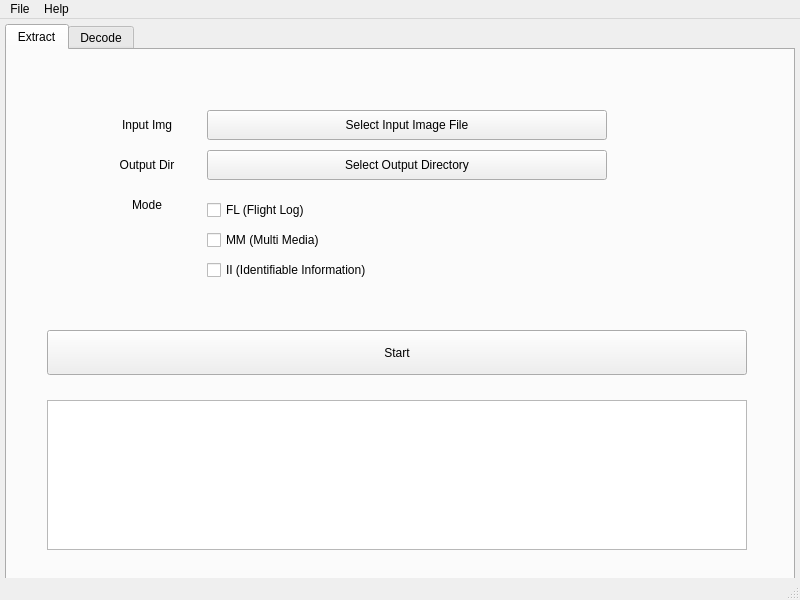
<?xml version="1.0" encoding="UTF-8"?>
<ui version="4.0">
 <class>MainWindow</class>
 <widget class="QMainWindow" name="MainWindow">
  <property name="geometry">
   <rect>
    <x>0</x>
    <y>0</y>
    <width>800</width>
    <height>600</height>
   </rect>
  </property>
  <property name="windowTitle">
   <string>Fosegu</string>
  </property>
  <widget class="QWidget" name="centralwidget">
   <widget class="QTabWidget" name="tabWidget">
    <property name="geometry">
     <rect>
      <x>5</x>
      <y>5</y>
      <width>790</width>
      <height>590</height>
     </rect>
    </property>
    <property name="currentIndex">
     <number>0</number>
    </property>
    <widget class="QWidget" name="tab">
     <attribute name="title">
      <string>Extract</string>
     </attribute>
     <widget class="QPushButton" name="pushButton">
      <property name="geometry">
       <rect>
        <x>40</x>
        <y>280</y>
        <width>700</width>
        <height>45</height>
       </rect>
      </property>
      <property name="text">
       <string>Start</string>
      </property>
     </widget>
     <widget class="QTextBrowser" name="textBrowser">
      <property name="geometry">
       <rect>
        <x>40</x>
        <y>350</y>
        <width>700</width>
        <height>150</height>
       </rect>
      </property>
     </widget>
     <widget class="QPushButton" name="pushButton_3">
      <property name="geometry">
       <rect>
        <x>200</x>
        <y>60</y>
        <width>400</width>
        <height>30</height>
       </rect>
      </property>
      <property name="text">
       <string>Select Input Image File</string>
      </property>
     </widget>
     <widget class="QLabel" name="label">
      <property name="geometry">
       <rect>
        <x>90</x>
        <y>60</y>
        <width>100</width>
        <height>30</height>
       </rect>
      </property>
      <property name="text">
       <string>Input Img</string>
      </property>
      <property name="alignment">
       <set>Qt::AlignCenter</set>
      </property>
     </widget>
     <widget class="QPushButton" name="pushButton_4">
      <property name="geometry">
       <rect>
        <x>200</x>
        <y>100</y>
        <width>400</width>
        <height>30</height>
       </rect>
      </property>
      <property name="text">
       <string>Select Output Directory</string>
      </property>
     </widget>
     <widget class="QLabel" name="label_2">
      <property name="geometry">
       <rect>
        <x>90</x>
        <y>100</y>
        <width>100</width>
        <height>30</height>
       </rect>
      </property>
      <property name="text">
       <string>Output Dir</string>
      </property>
      <property name="alignment">
       <set>Qt::AlignCenter</set>
      </property>
     </widget>
     <widget class="QLabel" name="label_3">
      <property name="geometry">
       <rect>
        <x>90</x>
        <y>140</y>
        <width>100</width>
        <height>30</height>
       </rect>
      </property>
      <property name="text">
       <string>Mode</string>
      </property>
      <property name="alignment">
       <set>Qt::AlignCenter</set>
      </property>
     </widget>
     <widget class="QCheckBox" name="checkBox">
      <property name="geometry">
       <rect>
        <x>200</x>
        <y>150</y>
        <width>200</width>
        <height>20</height>
       </rect>
      </property>
      <property name="text">
       <string>FL (Flight Log)</string>
      </property>
     </widget>
     <widget class="QCheckBox" name="checkBox_2">
      <property name="geometry">
       <rect>
        <x>200</x>
        <y>180</y>
        <width>200</width>
        <height>20</height>
       </rect>
      </property>
      <property name="text">
       <string>MM (Multi Media)</string>
      </property>
     </widget>
     <widget class="QCheckBox" name="checkBox_3">
      <property name="geometry">
       <rect>
        <x>200</x>
        <y>210</y>
        <width>200</width>
        <height>20</height>
       </rect>
      </property>
      <property name="text">
       <string>II (Identifiable Information)</string>
      </property>
     </widget>
     <widget class="QScrollArea" name="scrollArea">
      <property name="geometry">
       <rect>
        <x>40</x>
        <y>350</y>
        <width>700</width>
        <height>150</height>
       </rect>
      </property>
      <property name="widgetResizable">
       <bool>true</bool>
      </property>
      <widget class="QWidget" name="scrollAreaWidgetContents">
       <property name="geometry">
        <rect>
         <x>0</x>
         <y>0</y>
         <width>698</width>
         <height>148</height>
        </rect>
       </property>
      </widget>
     </widget>
     <zorder>scrollArea</zorder>
     <zorder>pushButton</zorder>
     <zorder>textBrowser</zorder>
     <zorder>pushButton_3</zorder>
     <zorder>label</zorder>
     <zorder>pushButton_4</zorder>
     <zorder>label_2</zorder>
     <zorder>label_3</zorder>
     <zorder>checkBox</zorder>
     <zorder>checkBox_2</zorder>
     <zorder>checkBox_3</zorder>
    </widget>
    <widget class="QWidget" name="tab_2">
     <attribute name="title">
      <string>Decode</string>
     </attribute>
     <widget class="QPushButton" name="pushButton_2">
      <property name="geometry">
       <rect>
        <x>40</x>
        <y>280</y>
        <width>700</width>
        <height>45</height>
       </rect>
      </property>
      <property name="text">
       <string>Start</string>
      </property>
     </widget>
     <widget class="QTextBrowser" name="textBrowser_2">
      <property name="geometry">
       <rect>
        <x>40</x>
        <y>350</y>
        <width>700</width>
        <height>150</height>
       </rect>
      </property>
     </widget>
     <widget class="QPushButton" name="pushButton_5">
      <property name="geometry">
       <rect>
        <x>200</x>
        <y>20</y>
        <width>400</width>
        <height>30</height>
       </rect>
      </property>
      <property name="text">
       <string>Select Input .DAT File (Flight Log)</string>
      </property>
     </widget>
     <widget class="QPushButton" name="pushButton_6">
      <property name="geometry">
       <rect>
        <x>200</x>
        <y>60</y>
        <width>400</width>
        <height>30</height>
       </rect>
      </property>
      <property name="text">
       <string>Select Output Directory</string>
      </property>
     </widget>
     <widget class="QLabel" name="label_4">
      <property name="geometry">
       <rect>
        <x>90</x>
        <y>60</y>
        <width>100</width>
        <height>30</height>
       </rect>
      </property>
      <property name="text">
       <string>Output Dir</string>
      </property>
      <property name="alignment">
       <set>Qt::AlignCenter</set>
      </property>
     </widget>
     <widget class="QLabel" name="label_5">
      <property name="geometry">
       <rect>
        <x>90</x>
        <y>20</y>
        <width>100</width>
        <height>30</height>
       </rect>
      </property>
      <property name="text">
       <string>Input .DAT</string>
      </property>
      <property name="alignment">
       <set>Qt::AlignCenter</set>
      </property>
     </widget>
     <widget class="QLabel" name="label_6">
      <property name="geometry">
       <rect>
        <x>380</x>
        <y>110</y>
        <width>100</width>
        <height>30</height>
       </rect>
      </property>
      <property name="text">
       <string>CSV</string>
      </property>
      <property name="alignment">
       <set>Qt::AlignCenter</set>
      </property>
     </widget>
     <widget class="QRadioButton" name="radioButton">
      <property name="geometry">
       <rect>
        <x>490</x>
        <y>120</y>
        <width>71</width>
        <height>25</height>
       </rect>
      </property>
      <property name="text">
       <string>.CSV</string>
      </property>
     </widget>
     <widget class="QRadioButton" name="radioButton_2">
      <property name="geometry">
       <rect>
        <x>490</x>
        <y>150</y>
        <width>211</width>
        <height>25</height>
       </rect>
      </property>
      <property name="text">
       <string>Event Log (column in .csv)</string>
      </property>
     </widget>
     <widget class="QCheckBox" name="checkBox_4">
      <property name="geometry">
       <rect>
        <x>490</x>
        <y>250</y>
        <width>200</width>
        <height>20</height>
       </rect>
      </property>
      <property name="text">
       <string>RecDefs File</string>
      </property>
     </widget>
     <widget class="QCheckBox" name="checkBox_5">
      <property name="geometry">
       <rect>
        <x>490</x>
        <y>190</y>
        <width>200</width>
        <height>20</height>
       </rect>
      </property>
      <property name="text">
       <string>Event Log File</string>
      </property>
     </widget>
     <widget class="QLabel" name="label_7">
      <property name="geometry">
       <rect>
        <x>380</x>
        <y>180</y>
        <width>100</width>
        <height>30</height>
       </rect>
      </property>
      <property name="text">
       <string>Mode</string>
      </property>
      <property name="alignment">
       <set>Qt::AlignCenter</set>
      </property>
     </widget>
     <widget class="QCheckBox" name="checkBox_6">
      <property name="geometry">
       <rect>
        <x>490</x>
        <y>220</y>
        <width>200</width>
        <height>20</height>
       </rect>
      </property>
      <property name="text">
       <string>Config Log File</string>
      </property>
     </widget>
     <widget class="QRadioButton" name="radioButton_3">
      <property name="geometry">
       <rect>
        <x>150</x>
        <y>180</y>
        <width>211</width>
        <height>25</height>
       </rect>
      </property>
      <property name="text">
       <string>Motor Start</string>
      </property>
     </widget>
     <widget class="QRadioButton" name="radioButton_4">
      <property name="geometry">
       <rect>
        <x>150</x>
        <y>150</y>
        <width>151</width>
        <height>25</height>
       </rect>
      </property>
      <property name="text">
       <string>Recording Start</string>
      </property>
     </widget>
     <widget class="QLabel" name="label_8">
      <property name="geometry">
       <rect>
        <x>50</x>
        <y>140</y>
        <width>100</width>
        <height>30</height>
       </rect>
      </property>
      <property name="text">
       <string>Time Axis</string>
      </property>
      <property name="alignment">
       <set>Qt::AlignCenter</set>
      </property>
     </widget>
     <widget class="QRadioButton" name="radioButton_5">
      <property name="geometry">
       <rect>
        <x>150</x>
        <y>210</y>
        <width>211</width>
        <height>25</height>
       </rect>
      </property>
      <property name="text">
       <string>Flight Start</string>
      </property>
     </widget>
     <widget class="QScrollArea" name="scrollArea_2">
      <property name="geometry">
       <rect>
        <x>40</x>
        <y>350</y>
        <width>700</width>
        <height>150</height>
       </rect>
      </property>
      <property name="widgetResizable">
       <bool>true</bool>
      </property>
      <widget class="QWidget" name="scrollAreaWidgetContents_2">
       <property name="geometry">
        <rect>
         <x>0</x>
         <y>0</y>
         <width>698</width>
         <height>148</height>
        </rect>
       </property>
      </widget>
     </widget>
     <zorder>scrollArea_2</zorder>
     <zorder>pushButton_2</zorder>
     <zorder>textBrowser_2</zorder>
     <zorder>pushButton_5</zorder>
     <zorder>pushButton_6</zorder>
     <zorder>label_4</zorder>
     <zorder>label_5</zorder>
     <zorder>label_6</zorder>
     <zorder>radioButton</zorder>
     <zorder>radioButton_2</zorder>
     <zorder>checkBox_4</zorder>
     <zorder>checkBox_5</zorder>
     <zorder>label_7</zorder>
     <zorder>checkBox_6</zorder>
     <zorder>radioButton_3</zorder>
     <zorder>radioButton_4</zorder>
     <zorder>label_8</zorder>
     <zorder>radioButton_5</zorder>
    </widget>
   </widget>
  </widget>
  <widget class="QMenuBar" name="menubar">
   <property name="geometry">
    <rect>
     <x>0</x>
     <y>0</y>
     <width>800</width>
     <height>26</height>
    </rect>
   </property>
   <widget class="QMenu" name="menuFosegu">
    <property name="title">
     <string>File</string>
    </property>
   </widget>
   <widget class="QMenu" name="menuHelp">
    <property name="title">
     <string>Help</string>
    </property>
    <addaction name="actionAbout"/>
   </widget>
   <addaction name="menuFosegu"/>
   <addaction name="menuHelp"/>
  </widget>
  <widget class="QStatusBar" name="statusbar"/>
  <action name="actionAbout">
   <property name="text">
    <string>About</string>
   </property>
  </action>
 </widget>
 <resources/>
 <connections/>
</ui>
